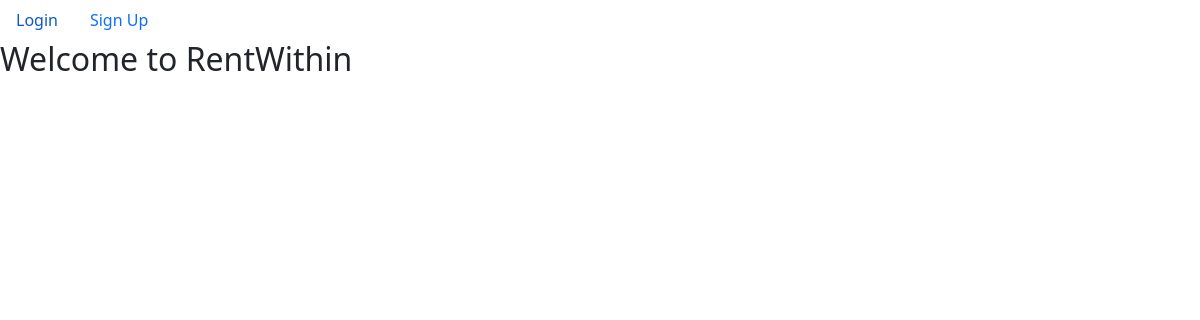
Before: / with the older database file.
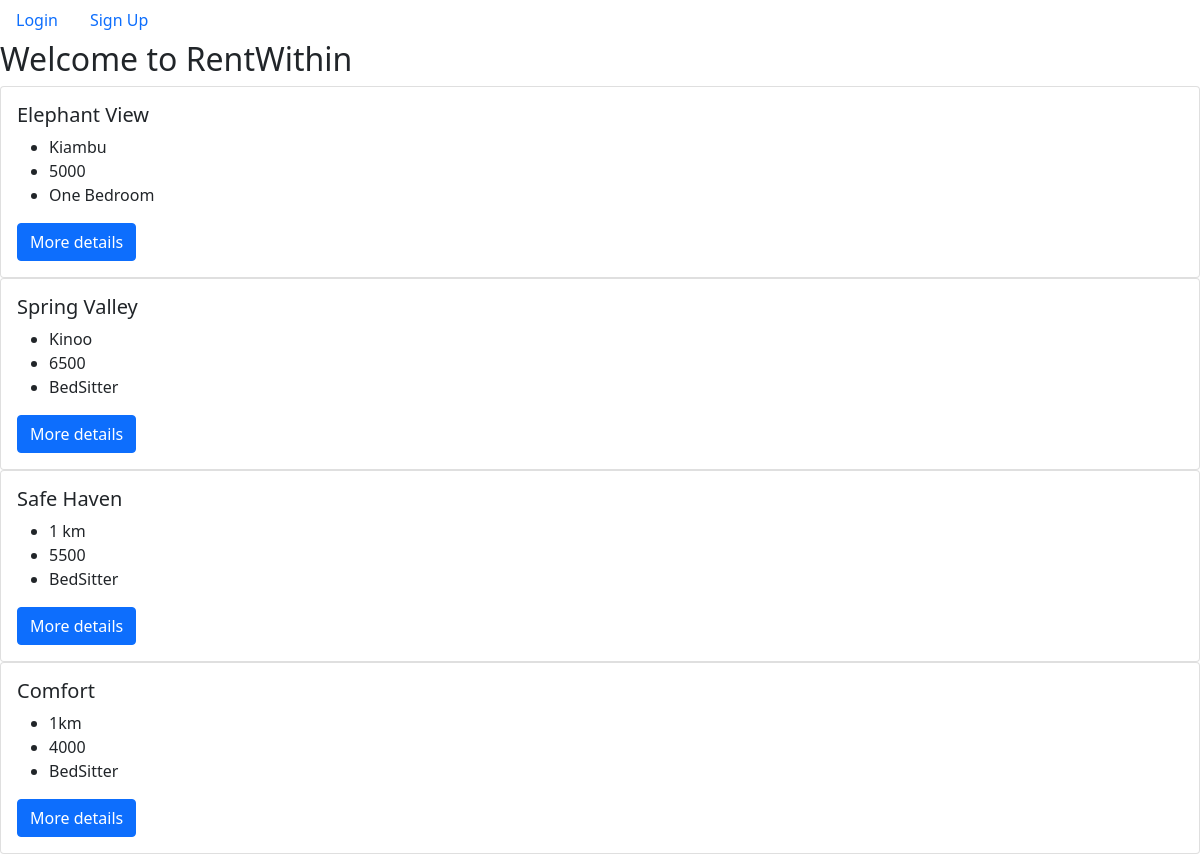
After: the same page with the newer database file.
### custom/models.py (models this page shows)
class HouseModel(models.Model):
    HOUSE_TYPE=(
        ("BD","BedSitter"),
        ("OB","One Bedroom"),
        ("TB","Two Bedroom"),
        ("THD","Three Bedroom"),
        ("CM","Commercial"),
        ("GH","Guest House"),
    )
    house_name=models.CharField(max_length=30)
    house_location=models.CharField(max_length=20)
    rent_per_month=models.CharField(max_length=10)
    house_type=models.CharField(choices=HOUSE_TYPE,default="BedSitter",max_length=15)
    landlord=models.ForeignKey(settings.AUTH_USER_MODEL,on_delete=models.CASCADE)

### custom/views.py (the view)
# urls.py: path("",homePage,name="homepage"),
def homePage(request):
    houses=HouseModel.objects.all()
    return render(request,"index.html",{"houses":houses})

### templates/index.html (shortened to what this page needs)
{% extends 'base.html' %}
{% block content %}
<nav class="nav">
    {% if request.user.is_authenticated %}
    <p class="nav-link"> Hello, {{request.user}}.</p>
    {% if request.user.user_type == "LD" %}
        <a class="nav-link" href={% url 'house_reg' %}>Register New House</a>
    {% endif %}
    <a class="nav-link" href="{% url 'signout' %}">Sign Out</a>
    {% else %}
    <a class="nav-link" href="{% url 'login' %}">Login</a>
    <a class="nav-link" href="{% url 'signup' %}">Sign Up</a>
    {% endif %}
</nav>
<div class="main">
    <h2>Welcome to RentWithin</h2>
    {% for house in houses %}
    <div class="card">
        <div class="card-body">
            <h5 class="card-title">{{house.house_name}}</h5>
            <ul class="card-text">
                <li>{{house.house_location}}</li>
                <li>{{house.rent_per_month}}</li>
                <li>{{house.get_house_type_display}}</li>
            </ul>
            <a href="house_details/{{house.id}}/" class="btn btn-primary">More details</a>
        </div>
    </div>
    {% endfor %}
</div>
{% endblock content %}

### templates/base.html (shortened to what this page needs)
{% load static %}
<!doctype html>
<html lang="en">
  <head>
    <link href="https://cdn.jsdelivr.net/npm/bootstrap@5.0.2/dist/css/bootstrap.min.css" rel="stylesheet">
    <link rel="stylesheet" href={% static 'main.css' %}>
  </head>
  <body>
    {% block content %}{% endblock content %}
  </body>
</html>

Changed rows visible on the page:
added HouseModel: house_name "Elephant View", house_location "Kiambu", rent_per_month "5000", house_type "One Bedroom"
added HouseModel: house_name "Spring Valley", house_location "Kinoo", rent_per_month "6500", house_type "BedSitter"
added HouseModel: house_name "Safe Haven", house_location "1 km", rent_per_month "5500", house_type "BedSitter"
added HouseModel: house_name "Comfort", house_location "1km", rent_per_month "4000", house_type "BedSitter"
